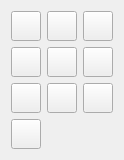
<?xml version="1.0" encoding="UTF-8"?>
<ui version="4.0">
 <class>TextPoswidget</class>
 <widget class="QWidget" name="TextPoswidget">
  <property name="geometry">
   <rect>
    <x>0</x>
    <y>0</y>
    <width>106</width>
    <height>140</height>
   </rect>
  </property>
  <property name="windowTitle">
   <string>Form</string>
  </property>
  <layout class="QGridLayout" name="gridLayout">
   <item row="0" column="0">
    <widget class="QPushButton" name="topLeftBtn">
     <property name="minimumSize">
      <size>
       <width>30</width>
       <height>30</height>
      </size>
     </property>
     <property name="maximumSize">
      <size>
       <width>30</width>
       <height>30</height>
      </size>
     </property>
     <property name="focusPolicy">
      <enum>Qt::NoFocus</enum>
     </property>
     <property name="text">
      <string/>
     </property>
     <property name="icon">
      <iconset resource="../../etc/meteo.icons.qrc">
       <normaloff>:/meteo/icons/text/text-pos-top-left.png</normaloff>:/meteo/icons/text/text-pos-top-left.png</iconset>
     </property>
     <property name="iconSize">
      <size>
       <width>24</width>
       <height>24</height>
      </size>
     </property>
     <property name="checkable">
      <bool>true</bool>
     </property>
    </widget>
   </item>
   <item row="0" column="1">
    <widget class="QPushButton" name="topCenterBtn">
     <property name="minimumSize">
      <size>
       <width>30</width>
       <height>30</height>
      </size>
     </property>
     <property name="maximumSize">
      <size>
       <width>30</width>
       <height>30</height>
      </size>
     </property>
     <property name="focusPolicy">
      <enum>Qt::NoFocus</enum>
     </property>
     <property name="text">
      <string/>
     </property>
     <property name="icon">
      <iconset resource="../../etc/meteo.icons.qrc">
       <normaloff>:/meteo/icons/text/text-pos-top-center.png</normaloff>:/meteo/icons/text/text-pos-top-center.png</iconset>
     </property>
     <property name="iconSize">
      <size>
       <width>24</width>
       <height>24</height>
      </size>
     </property>
     <property name="checkable">
      <bool>true</bool>
     </property>
    </widget>
   </item>
   <item row="0" column="2">
    <widget class="QPushButton" name="topRightBtn">
     <property name="minimumSize">
      <size>
       <width>30</width>
       <height>30</height>
      </size>
     </property>
     <property name="maximumSize">
      <size>
       <width>30</width>
       <height>30</height>
      </size>
     </property>
     <property name="focusPolicy">
      <enum>Qt::NoFocus</enum>
     </property>
     <property name="text">
      <string/>
     </property>
     <property name="icon">
      <iconset resource="../../etc/meteo.icons.qrc">
       <normaloff>:/meteo/icons/text/text-pos-top-right.png</normaloff>:/meteo/icons/text/text-pos-top-right.png</iconset>
     </property>
     <property name="iconSize">
      <size>
       <width>24</width>
       <height>24</height>
      </size>
     </property>
     <property name="checkable">
      <bool>true</bool>
     </property>
    </widget>
   </item>
   <item row="1" column="0">
    <widget class="QPushButton" name="midLeftBtn">
     <property name="minimumSize">
      <size>
       <width>30</width>
       <height>30</height>
      </size>
     </property>
     <property name="maximumSize">
      <size>
       <width>30</width>
       <height>30</height>
      </size>
     </property>
     <property name="focusPolicy">
      <enum>Qt::NoFocus</enum>
     </property>
     <property name="text">
      <string/>
     </property>
     <property name="icon">
      <iconset resource="../../etc/meteo.icons.qrc">
       <normaloff>:/meteo/icons/text/text-pos-mid-left.png</normaloff>:/meteo/icons/text/text-pos-mid-left.png</iconset>
     </property>
     <property name="iconSize">
      <size>
       <width>24</width>
       <height>24</height>
      </size>
     </property>
     <property name="checkable">
      <bool>true</bool>
     </property>
    </widget>
   </item>
   <item row="1" column="1">
    <widget class="QPushButton" name="midCenterBtn">
     <property name="minimumSize">
      <size>
       <width>30</width>
       <height>30</height>
      </size>
     </property>
     <property name="maximumSize">
      <size>
       <width>30</width>
       <height>30</height>
      </size>
     </property>
     <property name="focusPolicy">
      <enum>Qt::NoFocus</enum>
     </property>
     <property name="text">
      <string/>
     </property>
     <property name="icon">
      <iconset resource="../../etc/meteo.icons.qrc">
       <normaloff>:/meteo/icons/text/text-pos-mid-center.png</normaloff>:/meteo/icons/text/text-pos-mid-center.png</iconset>
     </property>
     <property name="iconSize">
      <size>
       <width>24</width>
       <height>24</height>
      </size>
     </property>
     <property name="checkable">
      <bool>true</bool>
     </property>
    </widget>
   </item>
   <item row="1" column="2">
    <widget class="QPushButton" name="midRightBtn">
     <property name="minimumSize">
      <size>
       <width>30</width>
       <height>30</height>
      </size>
     </property>
     <property name="maximumSize">
      <size>
       <width>30</width>
       <height>30</height>
      </size>
     </property>
     <property name="focusPolicy">
      <enum>Qt::NoFocus</enum>
     </property>
     <property name="text">
      <string/>
     </property>
     <property name="icon">
      <iconset resource="../../etc/meteo.icons.qrc">
       <normaloff>:/meteo/icons/text/text-pos-mid-right.png</normaloff>:/meteo/icons/text/text-pos-mid-right.png</iconset>
     </property>
     <property name="iconSize">
      <size>
       <width>24</width>
       <height>24</height>
      </size>
     </property>
     <property name="checkable">
      <bool>true</bool>
     </property>
    </widget>
   </item>
   <item row="2" column="0">
    <widget class="QPushButton" name="bottomLeftBtn">
     <property name="minimumSize">
      <size>
       <width>30</width>
       <height>30</height>
      </size>
     </property>
     <property name="maximumSize">
      <size>
       <width>30</width>
       <height>30</height>
      </size>
     </property>
     <property name="focusPolicy">
      <enum>Qt::NoFocus</enum>
     </property>
     <property name="text">
      <string/>
     </property>
     <property name="icon">
      <iconset resource="../../etc/meteo.icons.qrc">
       <normaloff>:/meteo/icons/text/text-pos-bottom-left.png</normaloff>:/meteo/icons/text/text-pos-bottom-left.png</iconset>
     </property>
     <property name="iconSize">
      <size>
       <width>24</width>
       <height>24</height>
      </size>
     </property>
     <property name="checkable">
      <bool>true</bool>
     </property>
    </widget>
   </item>
   <item row="2" column="1">
    <widget class="QPushButton" name="bottomCenterBtn">
     <property name="minimumSize">
      <size>
       <width>30</width>
       <height>30</height>
      </size>
     </property>
     <property name="maximumSize">
      <size>
       <width>30</width>
       <height>30</height>
      </size>
     </property>
     <property name="focusPolicy">
      <enum>Qt::NoFocus</enum>
     </property>
     <property name="text">
      <string/>
     </property>
     <property name="icon">
      <iconset resource="../../etc/meteo.icons.qrc">
       <normaloff>:/meteo/icons/text/text-pos-bottom-center.png</normaloff>:/meteo/icons/text/text-pos-bottom-center.png</iconset>
     </property>
     <property name="iconSize">
      <size>
       <width>24</width>
       <height>24</height>
      </size>
     </property>
     <property name="checkable">
      <bool>true</bool>
     </property>
    </widget>
   </item>
   <item row="2" column="2">
    <widget class="QPushButton" name="bottomRightBtn">
     <property name="minimumSize">
      <size>
       <width>30</width>
       <height>30</height>
      </size>
     </property>
     <property name="maximumSize">
      <size>
       <width>30</width>
       <height>30</height>
      </size>
     </property>
     <property name="focusPolicy">
      <enum>Qt::NoFocus</enum>
     </property>
     <property name="text">
      <string/>
     </property>
     <property name="icon">
      <iconset resource="../../etc/meteo.icons.qrc">
       <normaloff>:/meteo/icons/text/text-pos-bottom-right.png</normaloff>:/meteo/icons/text/text-pos-bottom-right.png</iconset>
     </property>
     <property name="iconSize">
      <size>
       <width>24</width>
       <height>24</height>
      </size>
     </property>
     <property name="checkable">
      <bool>true</bool>
     </property>
    </widget>
   </item>
   <item row="3" column="0">
    <widget class="QPushButton" name="noposBtn">
     <property name="minimumSize">
      <size>
       <width>30</width>
       <height>30</height>
      </size>
     </property>
     <property name="maximumSize">
      <size>
       <width>30</width>
       <height>30</height>
      </size>
     </property>
     <property name="focusPolicy">
      <enum>Qt::NoFocus</enum>
     </property>
     <property name="toolTip">
      <string>Не отображать</string>
     </property>
     <property name="text">
      <string/>
     </property>
     <property name="icon">
      <iconset resource="../../etc/meteo.icons.qrc">
       <normaloff>:/meteo/icons/misc/critical-message.png</normaloff>:/meteo/icons/misc/critical-message.png</iconset>
     </property>
     <property name="iconSize">
      <size>
       <width>20</width>
       <height>20</height>
      </size>
     </property>
     <property name="checkable">
      <bool>true</bool>
     </property>
    </widget>
   </item>
   <item row="3" column="1" colspan="2">
    <spacer name="horizontalSpacer">
     <property name="orientation">
      <enum>Qt::Horizontal</enum>
     </property>
     <property name="sizeHint" stdset="0">
      <size>
       <width>61</width>
       <height>20</height>
      </size>
     </property>
    </spacer>
   </item>
  </layout>
 </widget>
 <resources>
  <include location="../../etc/meteo.icons.qrc"/>
 </resources>
 <connections/>
</ui>
